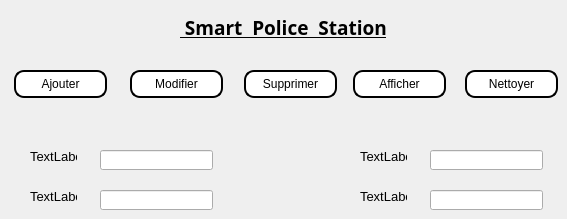
      <widget class="QWidget" name="tab_9">
       <attribute name="icon">
        <iconset>
         <normaloff>../../Downloads/plaintes.png</normaloff>../../Downloads/plaintes.png</iconset>
       </attribute>
       <attribute name="title">
        <string>Plaintes</string>
       </attribute>
       <widget class="QLabel" name="label_62">
        <property name="geometry">
         <rect>
          <x>360</x>
          <y>190</y>
          <width>47</width>
          <height>13</height>
         </rect>
        </property>
        <property name="font">
         <font>
          <family>Arial</family>
          <pointsize>10</pointsize>
          <weight>50</weight>
          <bold>false</bold>
         </font>
        </property>
        <property name="text">
         <string>TextLabel</string>
        </property>
       </widget>
       <widget class="QLabel" name="label_61">
        <property name="geometry">
         <rect>
          <x>360</x>
          <y>150</y>
          <width>47</width>
          <height>13</height>
         </rect>
        </property>
        <property name="font">
         <font>
          <family>Arial</family>
          <pointsize>10</pointsize>
          <weight>50</weight>
          <bold>false</bold>
         </font>
        </property>
        <property name="text">
         <string>TextLabel</string>
        </property>
       </widget>
       <widget class="QPushButton" name="affichersalaries_11">
        <property name="geometry">
         <rect>
          <x>353</x>
          <y>70</y>
          <width>93</width>
          <height>28</height>
         </rect>
        </property>
        <property name="styleSheet">
         <string notr="true">background-color:white; 
color:black; 
border-style:outset ; 
border-width:2px ; 
border-radius:10px;</string>
        </property>
        <property name="text">
         <string>Afficher</string>
        </property>
       </widget>
       <widget class="QPushButton" name="Ajoutersalaries_11">
        <property name="geometry">
         <rect>
          <x>14</x>
          <y>70</y>
          <width>93</width>
          <height>28</height>
         </rect>
        </property>
        <property name="styleSheet">
         <string notr="true">background-color:white; 
color:black; 
border-style:outset ; 
border-width:2px ; 
border-radius:10px;</string>
        </property>
        <property name="text">
         <string>Ajouter</string>
        </property>
       </widget>
       <widget class="QPushButton" name="modifiersalaries_11">
        <property name="geometry">
         <rect>
          <x>130</x>
          <y>70</y>
          <width>93</width>
          <height>28</height>
         </rect>
        </property>
        <property name="styleSheet">
         <string notr="true">background-color:white; 
color:black; 
border-style:outset ; 
border-width:2px ; 
border-radius:10px;</string>
        </property>
        <property name="text">
         <string>Modifier</string>
        </property>
       </widget>
       <widget class="QLineEdit" name="lineEdit_60">
        <property name="geometry">
         <rect>
          <x>100</x>
          <y>190</y>
          <width>113</width>
          <height>20</height>
         </rect>
        </property>
       </widget>
       <widget class="QLabel" name="policou_19">
        <property name="geometry">
         <rect>
          <x>180</x>
          <y>10</y>
          <width>351</width>
          <height>35</height>
         </rect>
        </property>
        <property name="sizePolicy">
         <sizepolicy hsizetype="Preferred" vsizetype="Maximum">
          <horstretch>0</horstretch>
          <verstretch>0</verstretch>
         </sizepolicy>
        </property>
        <property name="font">
         <font>
          <family>Algerian</family>
          <pointsize>14</pointsize>
          <weight>75</weight>
          <bold>true</bold>
          <underline>true</underline>
         </font>
        </property>
        <property name="text">
         <string> Smart  Police  Station</string>
        </property>
        <property name="textFormat">
         <enum>Qt::PlainText</enum>
        </property>
       </widget>
       <widget class="QLabel" name="label_59">
        <property name="geometry">
         <rect>
          <x>30</x>
          <y>150</y>
          <width>47</width>
          <height>13</height>
         </rect>
        </property>
        <property name="font">
         <font>
          <family>Arial</family>
          <pointsize>10</pointsize>
          <weight>50</weight>
          <bold>false</bold>
         </font>
        </property>
        <property name="text">
         <string>TextLabel</string>
        </property>
       </widget>
       <widget class="QLineEdit" name="lineEdit_57">
        <property name="geometry">
         <rect>
          <x>430</x>
          <y>150</y>
          <width>113</width>
          <height>20</height>
         </rect>
        </property>
       </widget>
       <widget class="QLineEdit" name="lineEdit_58">
        <property name="geometry">
         <rect>
          <x>100</x>
          <y>150</y>
          <width>113</width>
          <height>20</height>
         </rect>
        </property>
       </widget>
       <widget class="QPushButton" name="supprimersalaries_11">
        <property name="geometry">
         <rect>
          <x>244</x>
          <y>70</y>
          <width>93</width>
          <height>28</height>
         </rect>
        </property>
        <property name="styleSheet">
         <string notr="true">background-color:white; 
color:black; 
border-style:outset ; 
border-width:2px ; 
border-radius:10px;</string>
        </property>
        <property name="text">
         <string>Supprimer</string>
        </property>
       </widget>
       <widget class="QPushButton" name="Nettoyer_9">
        <property name="geometry">
         <rect>
          <x>465</x>
          <y>70</y>
          <width>93</width>
          <height>28</height>
         </rect>
        </property>
        <property name="styleSheet">
         <string notr="true">background-color:white; 
color:black; 
border-style:outset ; 
border-width:2px ; 
border-radius:10px;</string>
        </property>
        <property name="text">
         <string>Nettoyer</string>
        </property>
       </widget>
       <widget class="QLineEdit" name="lineEdit_59">
        <property name="geometry">
         <rect>
          <x>430</x>
          <y>190</y>
          <width>113</width>
          <height>20</height>
         </rect>
        </property>
       </widget>
       <widget class="QLabel" name="label_60">
        <property name="geometry">
         <rect>
          <x>30</x>
          <y>190</y>
          <width>47</width>
          <height>13</height>
         </rect>
        </property>
        <property name="font">
         <font>
          <family>Arial</family>
          <pointsize>10</pointsize>
          <weight>50</weight>
          <bold>false</bold>
         </font>
        </property>
        <property name="text">
         <string>TextLabel</string>
        </property>
       </widget>
      </widget>
